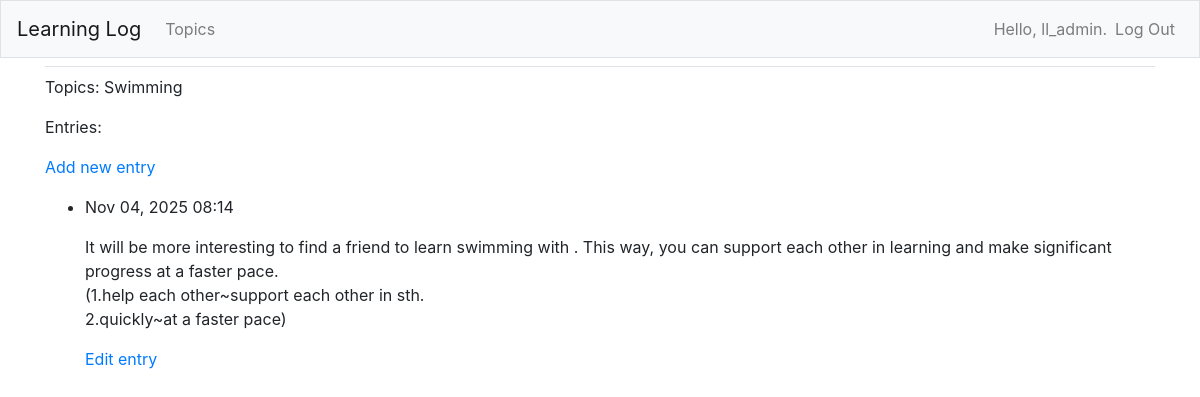
/topics/8/ (signed in), run on an earlier commit of the app's database.
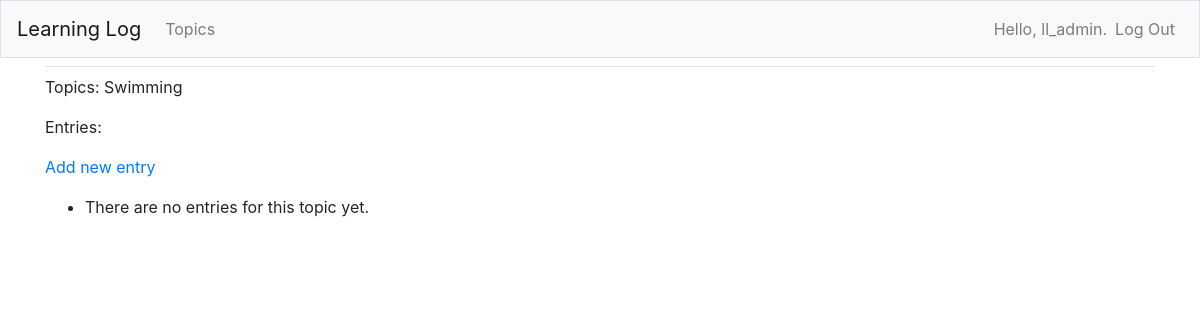
And on a later commit of the database.
### learning_logs/models.py (models this page shows, shortened)
class Topic(models.Model):
    text = models.CharField(max_length=200)
    date_added = models.DateTimeField(auto_now_add=True)
    owner = models.ForeignKey(User, on_delete=models.CASCADE)
    def __str__(self):
        return self.text

class Entry(models.Model):
    topic = models.ForeignKey(Topic, on_delete=models.CASCADE)
    text = models.TextField()
    date_added = models.DateTimeField(auto_now_add=True)
    class Meta:
        verbose_name_plural = 'entries'

### learning_logs/views.py (the view)
# urls.py: path('topics/<int:topic_id>/', views.topic, name='topic'),
@login_required
def topic(request, topic_id):
    topic = Topic.objects.get(id=topic_id)
    if topic.owner != request.user:
        raise Http404
    entries = topic.entry_set.order_by('-date_added')
    context = {'topic': topic, 'entries':entries}
    return render(request, 'learning_logs/topic.html', context)

### learning_logs/templates/learning_logs/topic.html
{% extends "learning_logs/base.html" %}
{% block content %}
    <p>Topics: {{ topic }}</p>
    <p>Entries:</p>
    <p>
        <a href="{% url 'learning_logs:new_entry' topic.id %}">Add new
        entry</a>
    </p>
    <ul>
    {% for entry in entries %}
        <li>
            <p>{{ entry.date_added|date:'M d, Y H:i' }}</p>
            <p>{{ entry.text|linebreaks }}</p>
            <p>
                <a href="{% url 'learning_logs:edit_entry' entry.id %}">
                    Edit entry</a>
            </p>
        </li>
    {% empty %}
        <li>There are no entries for this topic yet.</li>
    {% endfor %}
    </ul>
    {% endblock content %}

### learning_logs/templates/learning_logs/base.html (shortened to what this page needs)
{% load bootstrap4 %}
<!doctype html>
<html lang="en">
<head>
    {% bootstrap_css %}
</head>
<body>
    <nav class="navbar navbar-expand-md navbar-light bg-light md-4
    border">
        <a class="navbar-brand" href="{% url 'learning_logs:index'%}">
            Learning Log
        </a>
        <div class="collapse navbar-collapse" id="navbarCollapse">
            <ul class="navbar-nav mr-auto">
                <li class="nav-item">
                    <a class="nav-link" href=
                    "{% url 'learning_logs:topics'%}">Topics</a>
                </li>
            </ul>
            <ul class="navbar-nav ml-auto">
                {% if user.is_authenticated %}
                    <li class="nav-item">
                        <span class="navbar-text">Hello,
                            {{ user.username }}.</span>
                    </li>
                    <li class="nav-item">
                        <a class="nav-link" href=
                        "{% url 'users:logout' %}">Log Out</a>
                    </li>
                {% endif %}
            </ul>
        </div>
    </nav>
    <main role="main" class="container">
        <div class="pb-2 mb-2 border-bottom">
        </div>
        <div>
            {% block content%} {% endblock content %}
        </div>
    </main>
</body>
</html>

What changed in the data, as far as the page shows it:
removed Entry: date_added "Nov 04, 2025 08:14", text "It will be more interesting to find a friend to learn swimming with . This way, you can support each other in learning and make significant progress at a faster pace. (1.help each other~support each other in sth. 2.quickly~at a faster pace)"
Also different on the page:
text now shown: "There are no entries for this topic yet."
